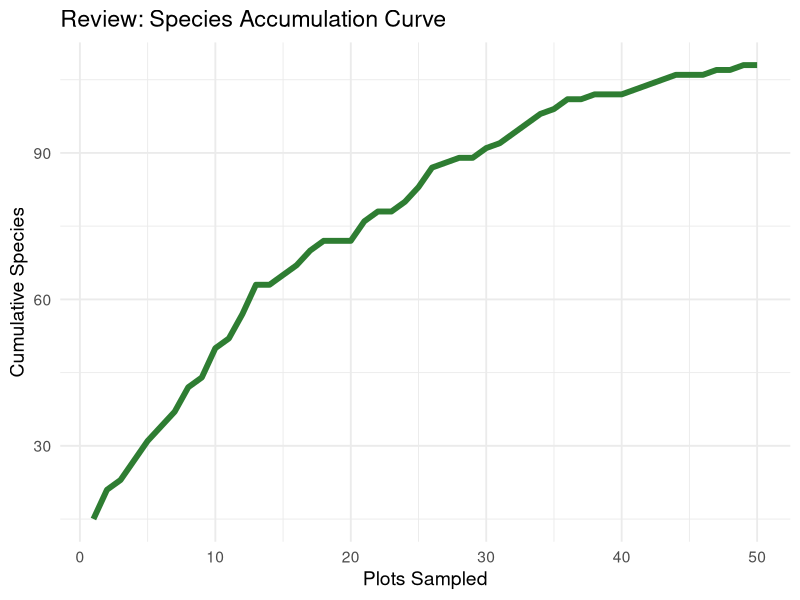
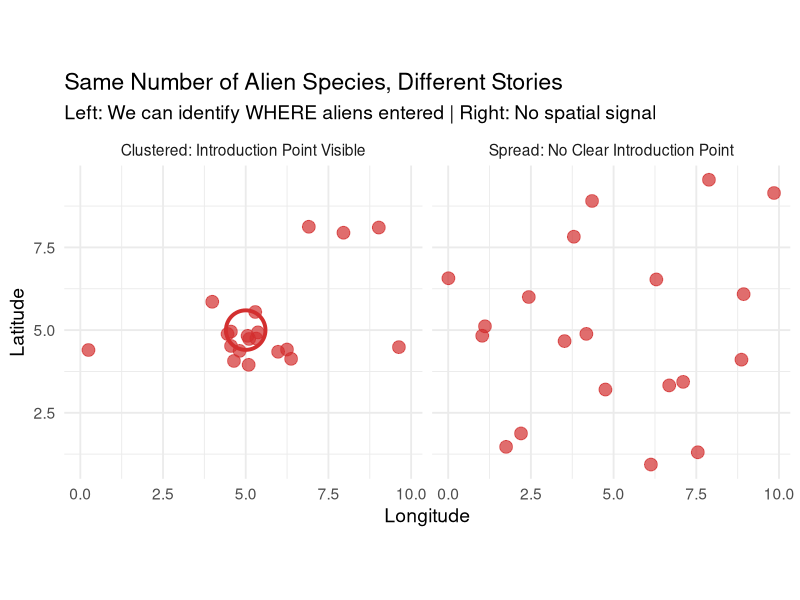
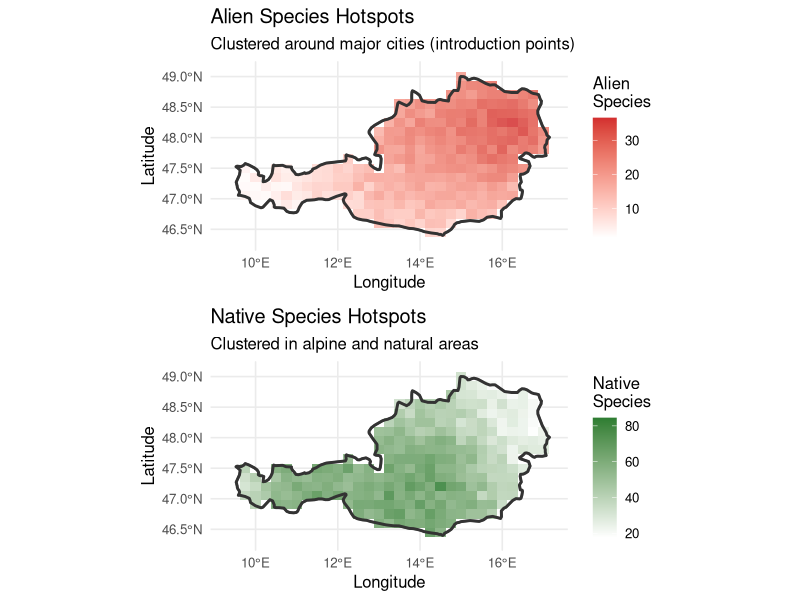
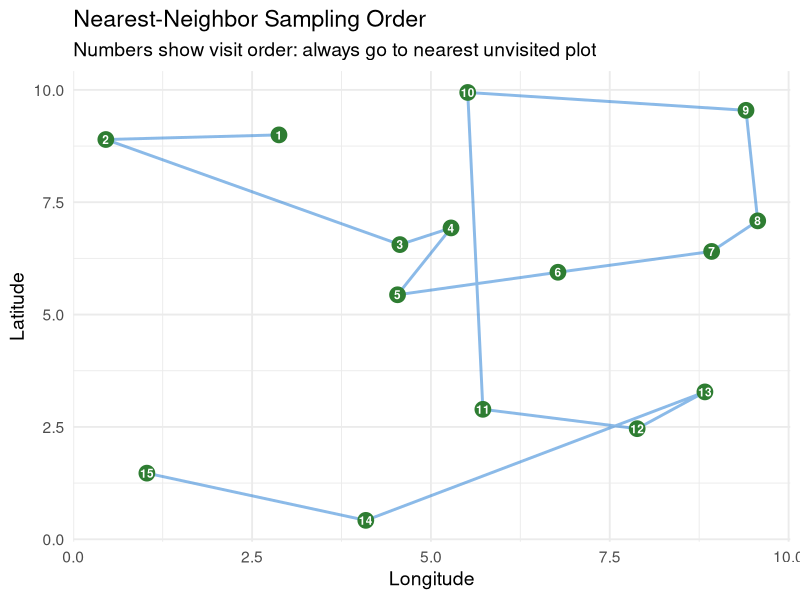
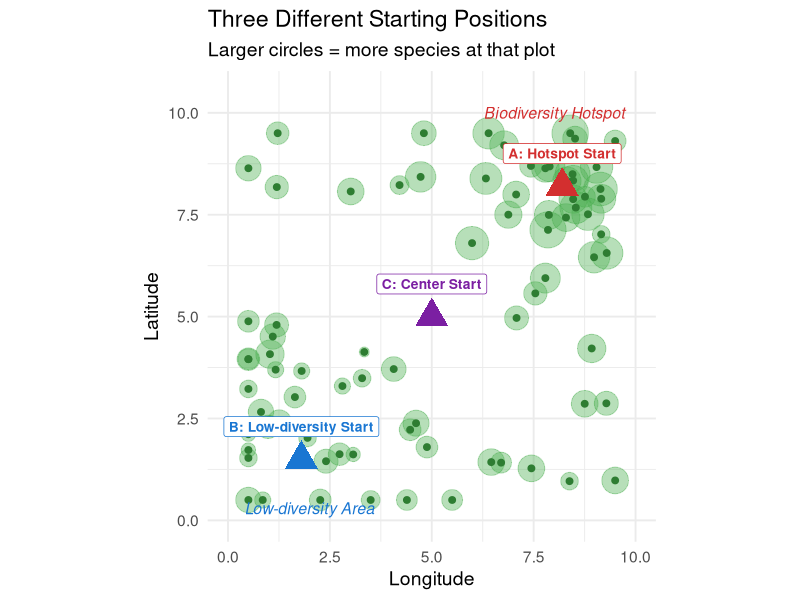
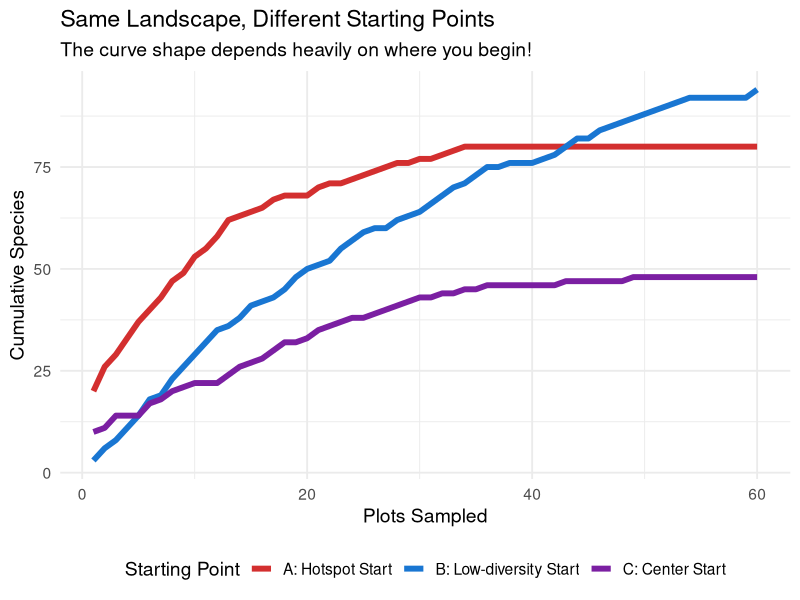
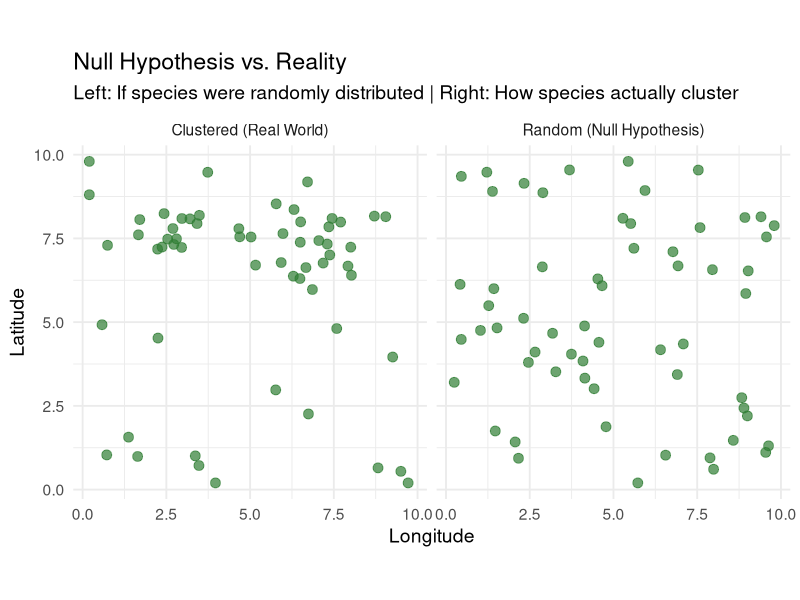
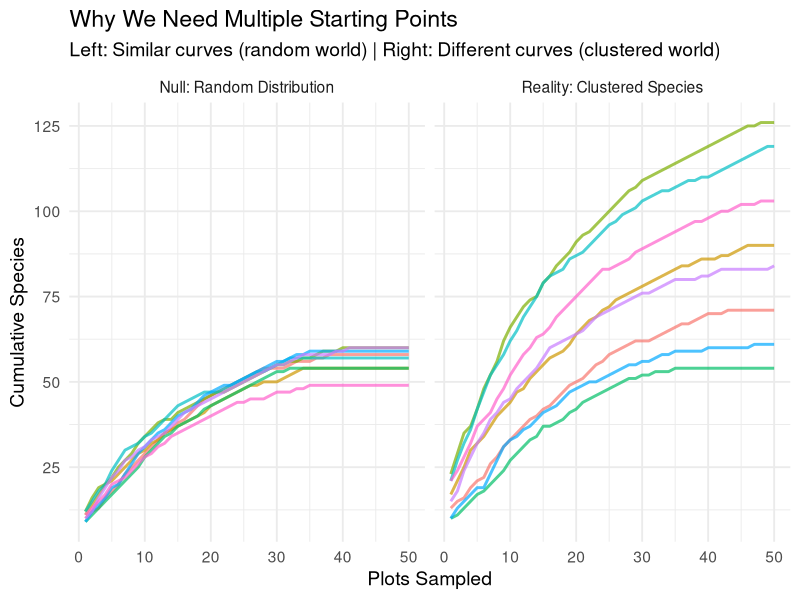

Recreate these plots in R, in order.
## ---- chunk 1
knitr::opts_chunk$set(echo = FALSE, message = FALSE, warning = FALSE, fig.width = 9, fig.height = 5)
library(tidyverse)
library(knitr)
library(sf)
library(rnaturalearth)
## ---- chunk 2
set.seed(42)
n <- 50
curve_data <- data.frame(
  plots = 1:n,
  species = cumsum(c(15, pmax(0, round(rnorm(n-1, 3, 2) * (1 - (1:49)/60)))))
)

ggplot(curve_data, aes(x = plots, y = species)) +
  geom_line(color = "#2E7D32", linewidth = 2) +
  labs(title = "Review: Species Accumulation Curve",
       x = "Plots Sampled", y = "Cumulative Species") +
  theme_minimal(base_size = 14)
## ---- chunk 3
# Show two scenarios with same total species but different spatial patterns
set.seed(123)

# Scenario A: Clustered aliens (introduction point)
cluster_x <- c(rnorm(15, 5, 0.8), runif(5, 0, 10))
cluster_y <- c(rnorm(15, 5, 0.8), runif(5, 0, 10))

# Scenario B: Spread aliens (no clear introduction point)
spread_x <- runif(20, 0, 10)
spread_y <- runif(20, 0, 10)

scenario_data <- rbind(
  data.frame(x = cluster_x, y = cluster_y,
             scenario = "Clustered: Introduction Point Visible"),
  data.frame(x = spread_x, y = spread_y,
             scenario = "Spread: No Clear Introduction Point")
)

ggplot(scenario_data, aes(x = x, y = y)) +
  geom_point(size = 4, color = "#D32F2F", alpha = 0.7) +
  geom_point(data = data.frame(x = 5, y = 5, scenario = "Clustered: Introduction Point Visible"),
             aes(x = x, y = y), size = 12, shape = 1, color = "#D32F2F", stroke = 2) +
  facet_wrap(~scenario) +
  labs(title = "Same Number of Alien Species, Different Stories",
       subtitle = "Left: We can identify WHERE aliens entered | Right: No spatial signal",
       x = "Longitude", y = "Latitude") +
  theme_minimal(base_size = 14) +
  coord_fixed(ratio = 1)
## ---- chunk 4
# Get real Austria outline from Natural Earth
austria_sf <- ne_countries(scale = "medium", country = "Austria", returnclass = "sf")

# Create grid covering Austria
grid_x <- seq(9.5, 17, by = 0.25)
grid_y <- seq(46.3, 49, by = 0.15)
grid <- expand.grid(x = grid_x, y = grid_y)

# Convert grid to sf points and test which are inside Austria
grid_sf <- st_as_sf(grid, coords = c("x", "y"), crs = 4326)
grid$inside <- st_intersects(grid_sf, austria_sf, sparse = FALSE)[, 1]

# Simulate alien hotspots (clustered around Vienna and Linz - major cities)
set.seed(2024)
grid$alien_richness <- ifelse(grid$inside,
  pmax(0,
    25 * exp(-((grid$x - 16.4)^2 + (grid$y - 48.2)^2) / 2) +
    15 * exp(-((grid$x - 14.3)^2 + (grid$y - 48.3)^2) / 3) +
    8 * exp(-((grid$x - 13)^2 + (grid$y - 47.8)^2) / 4) +
    rnorm(nrow(grid), 3, 2)
  ),
  NA
)
grid$alien_richness[grid$alien_richness < 0] <- 0

# Simulate native hotspots (clustered in Alps and natural areas)
grid$native_richness <- ifelse(grid$inside,
  pmax(0,
    40 * exp(-((grid$x - 11)^2 + (grid$y - 47)^2) / 3) +
    35 * exp(-((grid$x - 13.5)^2 + (grid$y - 47.2)^2) / 4) +
    30 * exp(-((grid$x - 15)^2 + (grid$y - 46.8)^2) / 3) +
    rnorm(nrow(grid), 15, 5)
  ),
  NA
)
grid$native_richness[grid$native_richness < 0] <- 0

grid_inside <- grid[grid$inside, ]

# Alien hotspot map
p1 <- ggplot() +
  geom_sf(data = austria_sf, fill = "white", color = "#666666", linewidth = 0.8) +
  geom_tile(data = grid_inside, aes(x = x, y = y, fill = alien_richness),
            width = 0.25, height = 0.15, alpha = 0.85) +
  geom_sf(data = austria_sf, fill = NA, color = "#333333", linewidth = 1) +
  scale_fill_gradient(low = "white", high = "#D32F2F", na.value = "transparent",
                      name = "Alien\nSpecies") +
  labs(title = "Alien Species Hotspots",
       subtitle = "Clustered around major cities (introduction points)",
       x = "Longitude", y = "Latitude") +
  theme_minimal(base_size = 12) +
  coord_sf(xlim = c(9.3, 17.2), ylim = c(46.3, 49.1)) +
  theme(legend.position = "right")

# Native hotspot map
p2 <- ggplot() +
  geom_sf(data = austria_sf, fill = "white", color = "#666666", linewidth = 0.8) +
  geom_tile(data = grid_inside, aes(x = x, y = y, fill = native_richness),
            width = 0.25, height = 0.15, alpha = 0.85) +
  geom_sf(data = austria_sf, fill = NA, color = "#333333", linewidth = 1) +
  scale_fill_gradient(low = "white", high = "#2E7D32", na.value = "transparent",
                      name = "Native\nSpecies") +
  labs(title = "Native Species Hotspots",
       subtitle = "Clustered in alpine and natural areas",
       x = "Longitude", y = "Latitude") +
  theme_minimal(base_size = 12) +
  coord_sf(xlim = c(9.3, 17.2), ylim = c(46.3, 49.1)) +
  theme(legend.position = "right")

# Stack plots
gridExtra::grid.arrange(p1, p2, ncol = 1)
## ---- chunk 5
set.seed(123)
n_pts <- 15
pts <- data.frame(
  x = runif(n_pts, 0, 10),
  y = runif(n_pts, 0, 10),
  order = NA
)

# Nearest neighbor order starting from point 1
current <- 1
pts$order[1] <- 1
visited <- 1

for(i in 2:n_pts) {
  unvisited <- setdiff(1:n_pts, visited)
  distances <- sqrt((pts$x[unvisited] - pts$x[current])^2 +
                   (pts$y[unvisited] - pts$y[current])^2)
  nearest <- unvisited[which.min(distances)]
  pts$order[nearest] <- i
  visited <- c(visited, nearest)
  current <- nearest
}

pts_ordered <- pts[order(pts$order), ]

ggplot(pts, aes(x = x, y = y)) +
  geom_path(data = pts_ordered, color = "#1976D2", linewidth = 1, alpha = 0.5) +
  geom_point(size = 5, color = "#2E7D32") +
  geom_text(aes(label = order), color = "white", size = 3, fontface = "bold") +
  labs(title = "Nearest-Neighbor Sampling Order",
       subtitle = "Numbers show visit order: always go to nearest unvisited plot",
       x = "Longitude", y = "Latitude") +
  theme_minimal(base_size = 14)
## ---- chunk 6
set.seed(2024)

# Create a landscape with clustering
n_plots <- 80

# Generate clustered points (hotspot in top-right, low diversity in bottom-left)
hotspot_x <- rnorm(25, mean = 8, sd = 1)
hotspot_y <- rnorm(25, mean = 8, sd = 1)
lowdiv_x <- rnorm(20, mean = 2, sd = 1.5)
lowdiv_y <- rnorm(20, mean = 2, sd = 1.5)
scattered_x <- runif(35, 0, 10)
scattered_y <- runif(35, 0, 10)

plots_df <- data.frame(
  x = c(hotspot_x, lowdiv_x, scattered_x),
  y = c(hotspot_y, lowdiv_y, scattered_y),
  richness = c(
    rpois(25, lambda = 25),    # Hotspot: high richness
    rpois(20, lambda = 5),     # Low diversity: few species
    rpois(35, lambda = 12)     # Scattered: medium richness
  )
)

# Clip to 0-10 range
plots_df$x <- pmin(pmax(plots_df$x, 0.5), 9.5)
plots_df$y <- pmin(pmax(plots_df$y, 0.5), 9.5)

# Define three starting points
start_points <- data.frame(
  x = c(8.2, 1.8, 5),
  y = c(8.2, 1.5, 5),
  label = c("A: Hotspot Start", "B: Low-diversity Start", "C: Center Start"),
  color = c("#D32F2F", "#1976D2", "#7B1FA2")
)

ggplot() +
  # Background gradient showing richness
  geom_point(data = plots_df, aes(x = x, y = y, size = richness),
             color = "#4CAF50", alpha = 0.4) +
  geom_point(data = plots_df, aes(x = x, y = y),
             color = "#2E7D32", size = 2) +
  # Starting points with labels
  geom_point(data = start_points, aes(x = x, y = y, color = label),
             size = 8, shape = 17) +
  geom_label(data = start_points, aes(x = x, y = y + 0.8, label = label, color = label),
             fontface = "bold", size = 3.5, fill = "white", label.padding = unit(0.3, "lines")) +
  # Annotations for regions
  annotate("text", x = 8, y = 10, label = "Biodiversity Hotspot",
           color = "#D32F2F", fontface = "italic", size = 4) +
  annotate("text", x = 2, y = 0.3, label = "Low-diversity Area",
           color = "#1976D2", fontface = "italic", size = 4) +
  scale_color_manual(values = c("A: Hotspot Start" = "#D32F2F",
                                 "B: Low-diversity Start" = "#1976D2",
                                 "C: Center Start" = "#7B1FA2")) +
  scale_size_continuous(range = c(3, 12), guide = "none") +
  labs(title = "Three Different Starting Positions",
       subtitle = "Larger circles = more species at that plot",
       x = "Longitude", y = "Latitude") +
  theme_minimal(base_size = 14) +
  theme(legend.position = "none") +
  coord_fixed(ratio = 1, xlim = c(0, 10), ylim = c(0, 10.5))
## ---- chunk 7
# Simulate accumulation curves from different starting points
set.seed(42)
n_steps <- 60

# Hotspot start: fast initial accumulation
hotspot_curve <- data.frame(
  plots = 1:n_steps,
  species = cumsum(c(20, pmax(0, round(rnorm(n_steps-1, mean = 4, sd = 2) *
                                        exp(-(1:(n_steps-1))/15))))),
  start = "A: Hotspot Start"
)

# Low-diversity start: slow initial accumulation
lowdiv_curve <- data.frame(
  plots = 1:n_steps,
  species = cumsum(c(3, pmax(0, round(rnorm(n_steps-1, mean = 2.5, sd = 1.5) *
                                       (1 + (1:(n_steps-1))/40) *
                                       exp(-(1:(n_steps-1))/25))))),
  start = "B: Low-diversity Start"
)

# Center start: medium curve
center_curve <- data.frame(
  plots = 1:n_steps,
  species = cumsum(c(10, pmax(0, round(rnorm(n_steps-1, mean = 3, sd = 1.8) *
                                        exp(-(1:(n_steps-1))/20))))),
  start = "C: Center Start"
)

all_curves <- rbind(hotspot_curve, lowdiv_curve, center_curve)

ggplot(all_curves, aes(x = plots, y = species, color = start)) +
  geom_line(linewidth = 2) +
  scale_color_manual(values = c("A: Hotspot Start" = "#D32F2F",
                                 "B: Low-diversity Start" = "#1976D2",
                                 "C: Center Start" = "#7B1FA2")) +
  labs(title = "Same Landscape, Different Starting Points",
       subtitle = "The curve shape depends heavily on where you begin!",
       x = "Plots Sampled", y = "Cumulative Species",
       color = "Starting Point") +
  theme_minimal(base_size = 14) +
  theme(legend.position = "bottom")
## ---- chunk 8
# Show what random vs clustered distribution looks like
set.seed(123)
par_old <- par(mfrow = c(1, 2))

# Random distribution (null hypothesis world)
random_plots <- data.frame(
  x = runif(60, 0, 10),
  y = runif(60, 0, 10),
  type = "Random (Null Hypothesis)"
)

# Clustered distribution (real world)
cluster1_x <- rnorm(20, 7, 1)
cluster1_y <- rnorm(20, 7, 1)
cluster2_x <- rnorm(15, 3, 0.8)
cluster2_y <- rnorm(15, 8, 0.8)
scattered_x <- runif(25, 0, 10)
scattered_y <- runif(25, 0, 10)

clustered_plots <- data.frame(
  x = c(cluster1_x, cluster2_x, scattered_x),
  y = c(cluster1_y, cluster2_y, scattered_y),
  type = "Clustered (Real World)"
)

# Clip to bounds
random_plots$x <- pmin(pmax(random_plots$x, 0.2), 9.8)
random_plots$y <- pmin(pmax(random_plots$y, 0.2), 9.8)
clustered_plots$x <- pmin(pmax(clustered_plots$x, 0.2), 9.8)
clustered_plots$y <- pmin(pmax(clustered_plots$y, 0.2), 9.8)

both_plots <- rbind(random_plots, clustered_plots)

ggplot(both_plots, aes(x = x, y = y)) +
  geom_point(size = 3, color = "#2E7D32", alpha = 0.7) +
  facet_wrap(~type, ncol = 2) +
  labs(title = "Null Hypothesis vs. Reality",
       subtitle = "Left: If species were randomly distributed | Right: How species actually cluster",
       x = "Longitude", y = "Latitude") +
  theme_minimal(base_size = 14) +
  coord_fixed(ratio = 1)
## ---- chunk 9
# Simulate multiple curves under null (random) and alternative (clustered)
set.seed(2024)
n_seeds <- 8
n_plots <- 50

simulate_curve <- function(clustered = FALSE, seed_num) {
  set.seed(seed_num * 100)
  if (clustered) {
    # Clustered: starting position matters more
    base_rate <- runif(1, 2, 6)  # Variable start
    species <- cumsum(c(round(base_rate * 4),
                        pmax(0, round(rnorm(n_plots-1, base_rate, 1.5) * exp(-(1:(n_plots-1))/20)))))
  } else {
    # Random: starting position matters less
    base_rate <- runif(1, 3, 4)  # Similar start
    species <- cumsum(c(round(base_rate * 3),
                        pmax(0, round(rnorm(n_plots-1, 3, 1) * exp(-(1:(n_plots-1))/18)))))
  }
  return(species)
}

# Generate curves for both scenarios
null_curves <- lapply(1:n_seeds, function(i) {
  data.frame(plots = 1:n_plots,
             species = simulate_curve(clustered = FALSE, seed_num = i),
             seed = paste0("Seed ", i),
             scenario = "Null: Random Distribution")
})

real_curves <- lapply(1:n_seeds, function(i) {
  data.frame(plots = 1:n_plots,
             species = simulate_curve(clustered = TRUE, seed_num = i),
             seed = paste0("Seed ", i),
             scenario = "Reality: Clustered Species")
})

all_scenario_curves <- rbind(do.call(rbind, null_curves), do.call(rbind, real_curves))

ggplot(all_scenario_curves, aes(x = plots, y = species, color = seed)) +
  geom_line(linewidth = 1, alpha = 0.7) +
  facet_wrap(~scenario, ncol = 2) +
  labs(title = "Why We Need Multiple Starting Points",
       subtitle = "Left: Similar curves (random world) | Right: Different curves (clustered world)",
       x = "Plots Sampled", y = "Cumulative Species") +
  theme_minimal(base_size = 14) +
  theme(legend.position = "none")
## ---- chunk 10
# Show predicted scenarios
set.seed(42)
n_plots <- 60

# Create three scenarios
scenarios <- data.frame(
  plots = rep(1:n_plots, 3),
  scenario = rep(c("Aliens More Clustered", "No Difference", "Aliens More Spread"), each = n_plots)
)

# Simulate curves
# Natives: moderate clustering
native_base <- cumsum(c(8, pmax(0, round(rnorm(n_plots-1, 3, 1.5) * exp(-(1:(n_plots-1))/25)))))
native_pct <- native_base / max(native_base) * 100

# Scenario 1: Aliens more clustered (slower accumulation = more clustered near hotspots)
alien_clustered <- cumsum(c(3, pmax(0, round(rnorm(n_plots-1, 2, 1) * (1 + (1:(n_plots-1))/50) * exp(-(1:(n_plots-1))/30)))))
alien_clustered_pct <- alien_clustered / max(alien_clustered) * 100

# Scenario 2: No difference
alien_same <- native_base * 0.3  # Fewer species, same pattern
alien_same_pct <- alien_same / max(alien_same) * 100

# Scenario 3: Aliens more spread (faster accumulation = evenly distributed)
alien_spread <- cumsum(c(12, pmax(0, round(rnorm(n_plots-1, 4, 1) * exp(-(1:(n_plots-1))/15)))))
alien_spread_pct <- alien_spread / max(alien_spread) * 100

# Combine data
prediction_data <- data.frame(
  plots = rep(1:n_plots, 6),
  pct = c(native_pct, alien_clustered_pct, native_pct, alien_same_pct, native_pct, alien_spread_pct),
  type = rep(c("Native", "Alien"), each = n_plots, times = 3),
  scenario = rep(c("Aliens More Clustered\n(near introduction points)",
                   "No Difference\n(H0: same pattern)",
                   "Aliens More Spread\n(generalist dispersers)"), each = n_plots * 2)
)

prediction_data$scenario <- factor(prediction_data$scenario,
                                    levels = c("Aliens More Clustered\n(near introduction points)",
                                               "No Difference\n(H0: same pattern)",
                                               "Aliens More Spread\n(generalist dispersers)"))

ggplot(prediction_data, aes(x = plots, y = pct, color = type, linetype = type)) +
  geom_line(linewidth = 1.5) +
  facet_wrap(~scenario, ncol = 3) +
  scale_color_manual(values = c("Native" = "#2E7D32", "Alien" = "#D32F2F")) +
  scale_linetype_manual(values = c("Native" = "solid", "Alien" = "dashed")) +
  labs(title = "Possible Outcomes: Native vs. Alien Accumulation",
       subtitle = "Normalized curves (% of total species) allow shape comparison",
       x = "Plots Sampled", y = "% of Total Species",
       color = "Species Type", linetype = "Species Type") +
  theme_minimal(base_size = 12) +
  theme(legend.position = "bottom",
        strip.text = element_text(size = 10, face = "bold"))
## ---- chunk 11
set.seed(42)
n <- 50

# Species richness curve (what we do now)
sr_curve <- data.frame(
  plots = 1:n,
  value = cumsum(c(10, pmax(0, round(rnorm(n-1, 3, 1.5) * exp(-(1:(n-1))/20))))),
  type = "Species Richness"
)
sr_curve$pct <- sr_curve$value / max(sr_curve$value) * 100

# Biomass curve (hypothetical - could accumulate differently)
biomass_curve <- data.frame(
  plots = 1:n,
  value = cumsum(c(25, pmax(0, round(rnorm(n-1, 8, 3) * exp(-(1:(n-1))/15))))),
  type = "Biomass"
)
biomass_curve$pct <- biomass_curve$value / max(biomass_curve$value) * 100

both_curves <- rbind(sr_curve, biomass_curve)

ggplot(both_curves, aes(x = plots, y = pct, color = type, linetype = type)) +
  geom_line(linewidth = 2) +
  scale_color_manual(values = c("Species Richness" = "#2E7D32", "Biomass" = "#FF9800")) +
  scale_linetype_manual(values = c("Species Richness" = "solid", "Biomass" = "dashed")) +
  labs(title = "Future Idea: Combining Species Richness and Biomass",
       subtitle = "Biomass might accumulate faster (dominated by few common species)",
       x = "Plots Sampled", y = "% of Total",
       color = "Metric", linetype = "Metric") +
  theme_minimal(base_size = 14) +
  theme(legend.position = "bottom")
